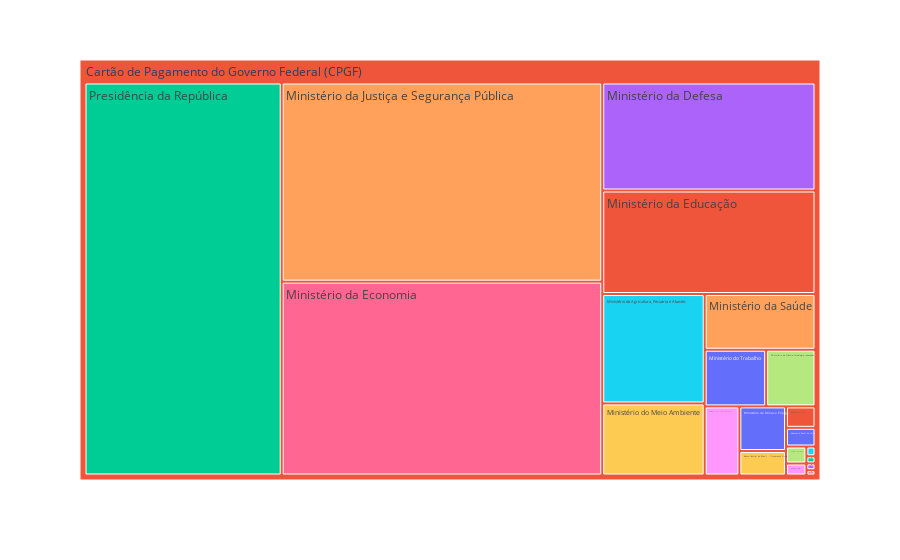

The cell this chart's notebook holds for it:
### Code cell
gastos_ago = pd.read_csv('cartao_pagamento_2022_orgaos/202208_CPGF.csv', encoding='latin1', delimiter=';')

gastos_ago.loc[:, 'VALOR TRANSAÇÃO'] = pd.to_numeric(gastos_ago['VALOR TRANSAÇÃO'].str.replace(",", '.'), errors='coerce')

gastos_por_orgao_ago = gastos_ago.groupby('NOME ÓRGÃO SUPERIOR').agg({'VALOR TRANSAÇÃO': sum}).reset_index()
gastos_por_orgao_ago = gastos_por_orgao_ago.sort_values('VALOR TRANSAÇÃO', ascending=False).reset_index()

df = pd.DataFrame(gastos_por_orgao_ago)
df.to_csv(sep=',', index=False, header=True, path_or_buf='CPGF_2022_tables_tratadas/ago_2022.csv')

fig_ago = px.treemap(gastos_por_orgao_ago, path=[px.Constant('Cartão de Pagamento do Governo Federal (CPGF)'), 'NOME ÓRGÃO SUPERIOR'], values='VALOR TRANSAÇÃO',
                  color='NOME ÓRGÃO SUPERIOR')
fig_ago.show()

### Figure 1 — Plotly figure (JSON) as saved in the notebook; plotly's stock layout.template omitted (floating-point values rounded to 4 significant figures)
{"data": [{"branchvalues": "total", "customdata": [["Ministério de Minas e Energia"], ["Ministério das Comunicações"], ["Presidência da República"], ["Ministério da Defesa"], ["Ministério da Justiça e Segurança Pública"], ["Ministério da Agricultura, Pecuária e Abastec"], ["Controladoria-Geral da União"], ["Ministério da Ciência, Tecnologia, Inovações "], ["Ministério do Desenvolvimento Regional"], ["Banco Central do Brasil - Orçamento Fiscal e "], ["Ministério do Trabalho"], ["Ministério da Educação"], ["Ministério das Relações Exteriores"], ["Ministério do Trabalho e Emprego"], ["Ministério da Saúde"], ["Ministério da Mulher, Família e Direitos Huma"], ["Ministério da Economia"], ["Ministério da Infraestrutura"], ["Ministério do Turismo"], ["Ministério do Meio Ambiente"], ["Advocacia-Geral da União"], ["(?)"]], "domain": {"x": [0, 1], "y": [0, 1]}, "hovertemplate": "labels=%{label}<br>VALOR TRANSAÇÃO=%{value}<br>parent=%{parent}<br>id=%{id}<br>NOME ÓRGÃO SUPERIOR=%{customdata[0]}<extra></extra>", "ids": ["Cartão de Pagamento do Governo Federal (CPGF)/Ministério de Minas e Energia", "Cartão de Pagamento do Governo Federal (CPGF)/Ministério das Comunicações", "Cartão de Pagamento do Governo Federal (CPGF)/Presidência da República", "Cartão de Pagamento do Governo Federal (CPGF)/Ministério da Defesa", "Cartão de Pagamento do Governo Federal (CPGF)/Ministério da Justiça e Segurança Pública", "Cartão de Pagamento do Governo Federal (CPGF)/Ministério da Agricultura, Pecuária e Abastec", "Cartão de Pagamento do Governo Federal (CPGF)/Controladoria-Geral da União", "Cartão de Pagamento do Governo Federal (CPGF)/Ministério da Ciência, Tecnologia, Inovações ", "Cartão de Pagamento do Governo Federal (CPGF)/Ministério do Desenvolvimento Regional", "Cartão de Pagamento do Governo Federal (CPGF)/Banco Central do Brasil - Orçamento Fiscal e ", "Cartão de Pagamento do Governo Federal (CPGF)/Ministério do Trabalho", "Cartão de Pagamento do Governo Federal (CPGF)/Ministério da Educação", "Cartão de Pagamento do Governo Federal (CPGF)/Ministério das Relações Exteriores", "Cartão de Pagamento do Governo Federal (CPGF)/Ministério do Trabalho e Emprego", "Cartão de Pagamento do Governo Federal (CPGF)/Ministério da Saúde", "Cartão de Pagamento do Governo Federal (CPGF)/Ministério da Mulher, Família e Direitos Huma", "Cartão de Pagamento do Governo Federal (CPGF)/Ministério da Economia", "Cartão de Pagamento do Governo Federal (CPGF)/Ministério da Infraestrutura", "Cartão de Pagamento do Governo Federal (CPGF)/Ministério do Turismo", "Cartão de Pagamento do Governo Federal (CPGF)/Ministério do Meio Ambiente", "Cartão de Pagamento do Governo Federal (CPGF)/Advocacia-Geral da União", "Cartão de Pagamento do Governo Federal (CPGF)"], "labels": ["Ministério de Minas e Energia", "Ministério das Comunicações", "Presidência da República", "Ministério da Defesa", "Ministério da Justiça e Segurança Pública", "Ministério da Agricultura, Pecuária e Abastec", "Controladoria-Geral da União", "Ministério da Ciência, Tecnologia, Inovações ", "Ministério do Desenvolvimento Regional", "Banco Central do Brasil - Orçamento Fiscal e ", "Ministério do Trabalho", "Ministério da Educação", "Ministério das Relações Exteriores", "Ministério do Trabalho e Emprego", "Ministério da Saúde", "Ministério da Mulher, Família e Direitos Huma", "Ministério da Economia", "Ministério da Infraestrutura", "Ministério do Turismo", "Ministério do Meio Ambiente", "Advocacia-Geral da União", "Cartão de Pagamento do Governo Federal (CPGF)"], "marker": {"colors": ["#636efa", "#EF553B", "#00cc96", "#ab63fa", "#FFA15A", "#19d3f3", "#FF6692", "#B6E880", "#FF97FF", "#FECB52", "#636efa", "#EF553B", "#00cc96", "#ab63fa", "#FFA15A", "#19d3f3", "#FF6692", "#B6E880", "#FF97FF", "#FECB52", "#636efa", "#EF553B"]}, "name": "", "parents": ["Cartão de Pagamento do Governo Federal (CPGF)", "Cartão de Pagamento do Governo Federal (CPGF)", "Cartão de Pagamento do Governo Federal (CPGF)", "Cartão de Pagamento do Governo Federal (CPGF)", "Cartão de Pagamento do Governo Federal (CPGF)", "Cartão de Pagamento do Governo Federal (CPGF)", "Cartão de Pagamento do Governo Federal (CPGF)", "Cartão de Pagamento do Governo Federal (CPGF)", "Cartão de Pagamento do Governo Federal (CPGF)", "Cartão de Pagamento do Governo Federal (CPGF)", "Cartão de Pagamento do Governo Federal (CPGF)", "Cartão de Pagamento do Governo Federal (CPGF)", "Cartão de Pagamento do Governo Federal (CPGF)", "Cartão de Pagamento do Governo Federal (CPGF)", "Cartão de Pagamento do Governo Federal (CPGF)", "Cartão de Pagamento do Governo Federal (CPGF)", "Cartão de Pagamento do Governo Federal (CPGF)", "Cartão de Pagamento do Governo Federal (CPGF)", "Cartão de Pagamento do Governo Federal (CPGF)", "Cartão de Pagamento do Governo Federal (CPGF)", "Cartão de Pagamento do Governo Federal (CPGF)", ""], "type": "treemap", "values": [57280.0, 17400.0, 2132000.0, 633600.0, 1756000.0, 308400.0, 1322.0, 76920.0, 65930.0, 31420.0, 95750.0, 607300.0, 1786.0, 1711.0, 169800.0, 2447.0, 1709000.0, 9542.0, 6711.0, 203100.0, 15150.0, 7903000.0]}], "layout": {"legend": {"tracegroupgap": 0}, "margin": {"t": 60}}}
